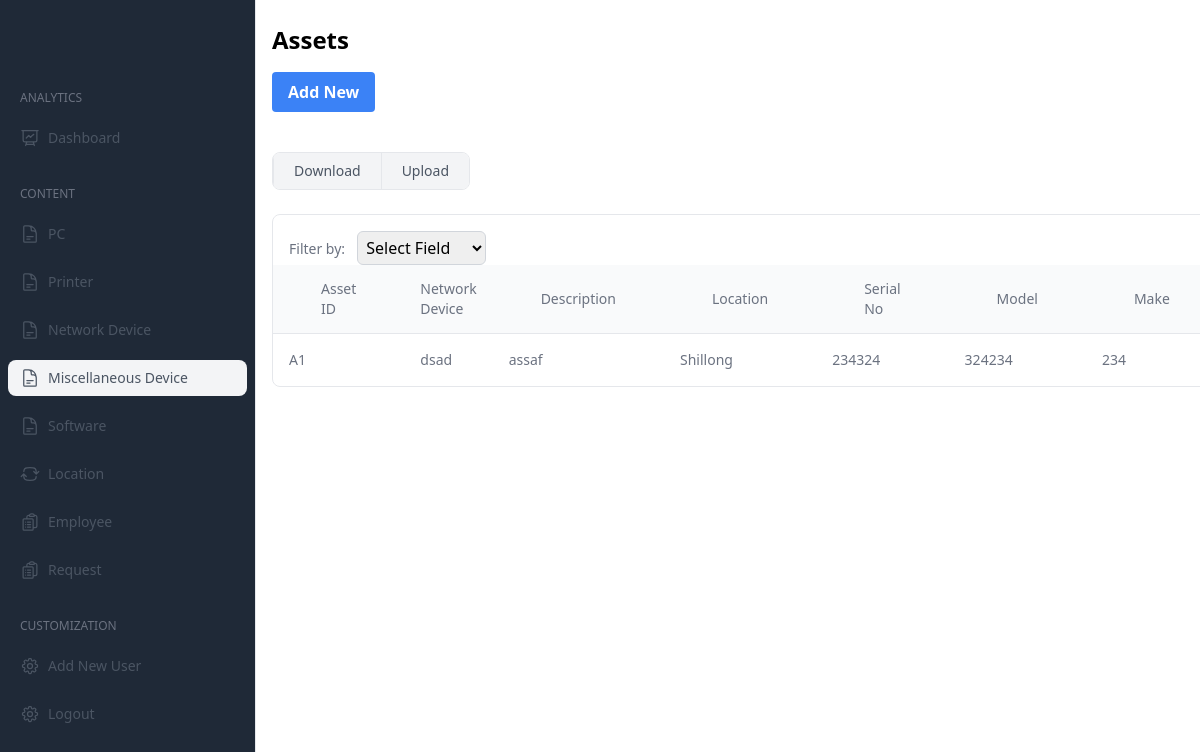
Page /miscDevice/ (signed in) on the committed database.
### miscellaneous_device/models.py (models this page shows, shortened)
class MiscDevice(models.Model):
    asset_id=models.CharField(max_length=6,null=True)
    device_name=models.CharField(max_length=20,null=True)
    desc=models.CharField(max_length=50)
    location=models.ForeignKey(Location,on_delete=models.PROTECT,null=True)
    serial_no=models.CharField(max_length=20)
    model=models.CharField(max_length=20)
    make=models.CharField(max_length=20)
    catagory=models.CharField(max_length=20,null=True)
    price=models.CharField(max_length=15)
    buy_date=models.DateField(default=datetime.date.today)
    warranty=models.IntegerField()
    expiry = models.DateField(null=True, blank=True)
    ip_address=models.CharField(max_length=20)
    status=models.CharField(max_length=50,null=True)
    employee=models.ForeignKey(Employees,on_delete=models.PROTECT,null=True)

### location/models.py (models this page shows)
class Location(models.Model):
    location_name = models.CharField(max_length=50)
    def __str__(self):
        return self.location_name

### miscellaneous_device/views.py (the view, shortened to what this page needs)
# urls.py: path('miscDevice/',miscviews.MiscDevicePage,name="misc_page"),
@login_required
def MiscDevicePage(req):
    if req.method=='GET':
        pdata=PC.objects.all()
        edata=Employees.objects.all()
        ldata=Location.objects.all()
        sdata=Software.objects.all()
        prdata=Printer.objects.all()
        nddata=NetworkDevice.objects.all()
        mdata=MiscDevice.objects.all()
        flag=3
        loc=""
        if req.user.is_authenticated:
            user = req.user
            if hasattr(user, 'myuser'):
                role = user.myuser.role
                if role=='superadmin':
                    flag=0
                elif role=='admin':
                    flag=1
                elif role=='itmanager':
                    flag=2
                    loc=user.myuser.location
                elif role=='employee':
                    flag=3
        data={
            'loc':loc,
            'flag':flag,
            'mdata':mdata,
            'nddata':nddata,
            'prdata':prdata,
            'pdata':pdata,
            'ldata':ldata,
            'sdata':sdata,
            'edata':edata
        }
        return render(req,"misc.html",data)

### Employee/models.py (called while the page is built)
    def __str__(self):
        return self.employee_name

### templates/misc.html (shortened to what this page needs)
<!DOCTYPE html>
<html lang="en">
<head>
  <link href="https://cdn.jsdelivr.net/npm/tailwindcss@2.2.17/dist/tailwind.min.css" rel="stylesheet">
</head>
<body>
  <div  class="flex h-screen bg-gray-200">
    <aside id="sidebar" class="flex flex-col w-64 h-screen px-5 py-8 overflow-y-auto bg-gray-800 border-r rtl:border-r-0 rtl:border-l dark:bg-gray-900 dark:border-gray-700">
      <a href="#">
          <img class="w-auto h-7" src="https://merakiui.com/images/logo.svg" alt="">
      </a>
      <div class="flex flex-col justify-between flex-1 mt-6">
          <nav class="-mx-3 space-y-6 ">
              <div class="space-y-3 ">
                  <label class="px-3 text-xs text-gray-500 uppercase dark:text-gray-400">analytics</label>
                  <a href="/dashboard" class="flex items-center px-3 py-2 text-gray-600 transition-colors duration-300 transform rounded-lg dark:text-gray-200 hover:bg-gray-100 dark:hover:bg-gray-800 dark:hover:text-gray-200 hover:text-gray-700" href="#">
                      <span class="mx-2 text-sm font-medium">Dashboard</span>
                  </a>
              </div>
              <div class="space-y-3 ">
                  <label class="px-3 text-xs text-gray-500 uppercase dark:text-gray-400">content</label>
                  <a href="/pc" class="flex items-center px-3 py-2 text-gray-600 transition-colors duration-300 transform rounded-lg dark:text-gray-200 hover:bg-gray-100 dark:hover:bg-gray-800 dark:hover:text-gray-200 hover:text-gray-700" href="#">
                    <span id="softwareButton" class="mx-2 text-sm font-medium">PC</span>
                </a>
                <a href="/printer" class="flex items-center px-3 py-2 text-gray-600 transition-colors duration-300 transform rounded-lg dark:text-gray-200 hover:bg-gray-100 dark:hover:bg-gray-800 dark:hover:text-gray-200 hover:text-gray-700" href="#">
                    <span id="softwareButton" class="mx-2 text-sm font-medium">Printer</span>
                </a>
                <a href="/networkDevice" class="flex items-center px-3 py-2 text-gray-600 transition-colors duration-300 transform rounded-lg dark:text-gray-200 hover:bg-gray-100 dark:hover:bg-gray-800 dark:hover:text-gray-200 hover:text-gray-700" href="#">
                    <span id="softwareButton" class="mx-2 text-sm font-medium">Network Device</span>
                </a>
                <a href="/miscDevice" class="flex items-center px-3 py-2 text-gray-600 transition-colors duration-300 transform rounded-lg dark:text-gray-200 bg-gray-100 dark:hover:bg-gray-800 dark:hover:text-gray-200 hover:text-gray-700" href="#">
                    <span id="softwareButton" class="mx-2 text-sm font-medium">Miscellaneous Device</span>
                </a>
                  <a href="/software"  class="flex items-center px-3 py-2 text-gray-600 transition-colors duration-300 transform rounded-lg dark:text-gray-200 hover:bg-gray-100 dark:hover:bg-gray-800 dark:hover:text-gray-200 hover:text-gray-700" href="#">
                      <span id="softwareButton" class="mx-2 text-sm font-medium">Software</span>
                  </a>
                  <a href="/location" class="flex items-center px-3 py-2 text-gray-600 transition-colors duration-300 transform rounded-lg dark:text-gray-200 hover:bg-gray-100 dark:hover:bg-gray-800 dark:hover:text-gray-200 hover:text-gray-700" href="#">
                      <span class="mx-2 text-sm font-medium">Location</span>
                  </a>
                  <a href="/employee" class="flex items-center px-3 py-2 text-gray-600 transition-colors duration-300 transform rounded-lg dark:text-gray-200 hover:bg-gray-100 dark:hover:bg-gray-800 dark:hover:text-gray-200 hover:text-gray-700" href="#">
                      <span class="mx-2 text-sm font-medium">Employee</span>
                  </a>
                  {% if flag == 0 or flag == 1 %}
                  <a href="/request" class="flex items-center px-3 py-2 text-gray-600 transition-colors duration-300 transform rounded-lg dark:text-gray-200 hover:bg-gray-100 dark:hover:bg-gray-800 dark:hover:text-gray-200 hover:text-gray-700" href="#">
                    <span class="mx-2 text-sm font-medium">Request</span>
                </a>
                {% endif %}
              </div>
              <div class="space-y-3 ">
                  <label class="px-3 text-xs text-gray-500 uppercase dark:text-gray-400">Customization</label>
                  {% if flag == 0 or flag == 1 %}
                  <a href="/create_user" class="flex items-center px-3 py-2 text-gray-600 transition-colors duration-300 transform rounded-lg dark:text-gray-200 hover:bg-gray-100 dark:hover:bg-gray-800 dark:hover:text-gray-200 hover:text-gray-700" href="#">
                      <span class="mx-2 text-sm font-medium">Add New User</span>
                  </a>
                  {% endif%}
                  <a href="/" class="flex items-center px-3 py-2 text-gray-600 transition-colors duration-300 transform rounded-lg dark:text-gray-200 hover:bg-gray-100 dark:hover:bg-gray-800 dark:hover:text-gray-200 hover:text-gray-700" href="#">
                    <span class="mx-2 text-sm font-medium">Logout</span>
                </a>
              </div>
          </nav>
      </div>
  </aside>
    <div class="flex-1 flex flex-col overflow-hidden">
      <main class="flex-1 overflow-x-auto bg-white">
        <div class="container mx-auto py-6 px-4">
          <h1 class="text-2xl font-semibold mb-4">Assets</h1>
          {% if flag == 0 or flag == 1 %}
          <button id="addNewBtn" class="bg-blue-500 hover:bg-blue-700 text-white font-bold py-2 px-4 rounded mb-4">Add New</button>
          {%endif%}
          <div class="mt-6 md:flex md:items-center md:justify-between">
            <div class="inline-flex overflow-hidden bg-white border divide-x rounded-lg dark:bg-gray-900 rtl:flex-row-reverse dark:border-gray-700 dark:divide-gray-700">
                <a href="/exportmisc" id="dload" class="px-5 py-2 text-xs font-medium text-gray-600 transition-colors duration-200 bg-gray-100 sm:text-sm dark:bg-gray-800 dark:text-gray-300">
                  Download
              </a>
              <a  href="" id="uload" class="px-5 py-2 text-xs font-medium text-gray-600 transition-colors duration-200 bg-gray-100 sm:text-sm dark:bg-gray-800 dark:text-gray-300">
                Upload
            </a>
            </div>
        </div>
          <div id="tableBody" class="flex flex-col mt-6">
            <div class="-mx-4 -my-2 overflow-x-auto sm:-mx-6 lg:-mx-8">
                <div class="inline-block min-w-full py-2 align-middle md:px-6 lg:px-8">
                    <div class="overflow-hidden border border-gray-200 dark:border-gray-700 md:rounded-lg">
                      <div class="mt-4 px-4">
                        <label for="filterField" class="text-sm font-medium text-gray-500 dark:text-gray-400">Filter by:</label>
                        <select id="filterField" onchange="showInputField()" class="ml-2 p-1 border border-gray-300 dark:border-gray-700 rounded-md focus:outline-none focus:ring-blue-500 focus:border-blue-500">
                          <option value="" disabled selected>Select Field</option>
                        </select>
                      </div>
                        <table class="min-w-full divide-y divide-gray-200 dark:divide-gray-700">
                            <thead class="bg-gray-50 dark:bg-gray-800">
                                <tr>
                                  <th scope="col" class="px-12 py-3.5 text-sm font-normal text-left rtl:text-right text-gray-500 dark:text-gray-400">
                                    Asset ID
                                </th>
                                    <th scope="col" class="py-3.5 px-4 text-sm font-normal text-left rtl:text-right text-gray-500 dark:text-gray-400">
                                            Network Device
                                    </th>
                                    <th scope="col" class="px-12 py-3.5 text-sm font-normal text-left rtl:text-right text-gray-500 dark:text-gray-400">
                                      Description
                                  </th>
                                    <th scope="col" class="px-12 py-3.5 text-sm font-normal text-left rtl:text-right text-gray-500 dark:text-gray-400">
                                      Location
                                  </th>
                                  <th scope="col" class="px-12 py-3.5 text-sm font-normal text-left rtl:text-right text-gray-500 dark:text-gray-400">
                                    Serial No
                                </th>
                                <th scope="col" class="px-12 py-3.5 text-sm font-normal text-left rtl:text-right text-gray-500 dark:text-gray-400">
                                  Model
                              </th>
                          <th scope="col" class="px-12 py-3.5 text-sm font-normal text-left rtl:text-right text-gray-500 dark:text-gray-400">
                            Make
                        </th>
                                </tr>
                            </thead>
                            <tbody>
                              {%for n in mdata%}
                                <tr>
                                  <td class="px-4 py-4 text-sm font-medium whitespace-nowrap text-gray-500 dark:text-gray-400">
                                    {{n.asset_id}}
                                  </td>
                                  <td class="px-4 py-4 text-sm font-medium whitespace-nowrap text-gray-500 dark:text-gray-400">
                                    {{n.device_name}}
                                  </td>
                                  <td class="px-4 py-4 text-sm font-medium whitespace-nowrap text-gray-500 dark:text-gray-400">
                                    {{n.desc}}
                                  </td>
                                  <td class="px-4 py-4 text-sm font-medium whitespace-nowrap text-gray-500 dark:text-gray-400">
                                    {{n.location}}
                                  </td>
                                  <td class="px-4 py-4 text-sm font-medium whitespace-nowrap text-gray-500 dark:text-gray-400">
                                    {{n.serial_no}}
                                  </td>
                                  <td class="px-4 py-4 text-sm font-medium whitespace-nowrap text-gray-500 dark:text-gray-400">
                                    {{n.model}}
                                  </td>
                                  <td class="px-4 py-4 text-sm font-medium whitespace-nowrap text-gray-500 dark:text-gray-400">
                                    {{n.make}}
                                  </td>
                                </tr>
                                {%endfor%}
                            </tbody>
                        </table>
                    </div>
                </div>
            </div>
        </div>
        </div>
      </html>
</body>
</html>

### rows in the picture
MiscDevice: asset_id "A1", device_name "dsad", desc "assaf", location "Shillong", serial_no "234324", model "324234", make "234"
